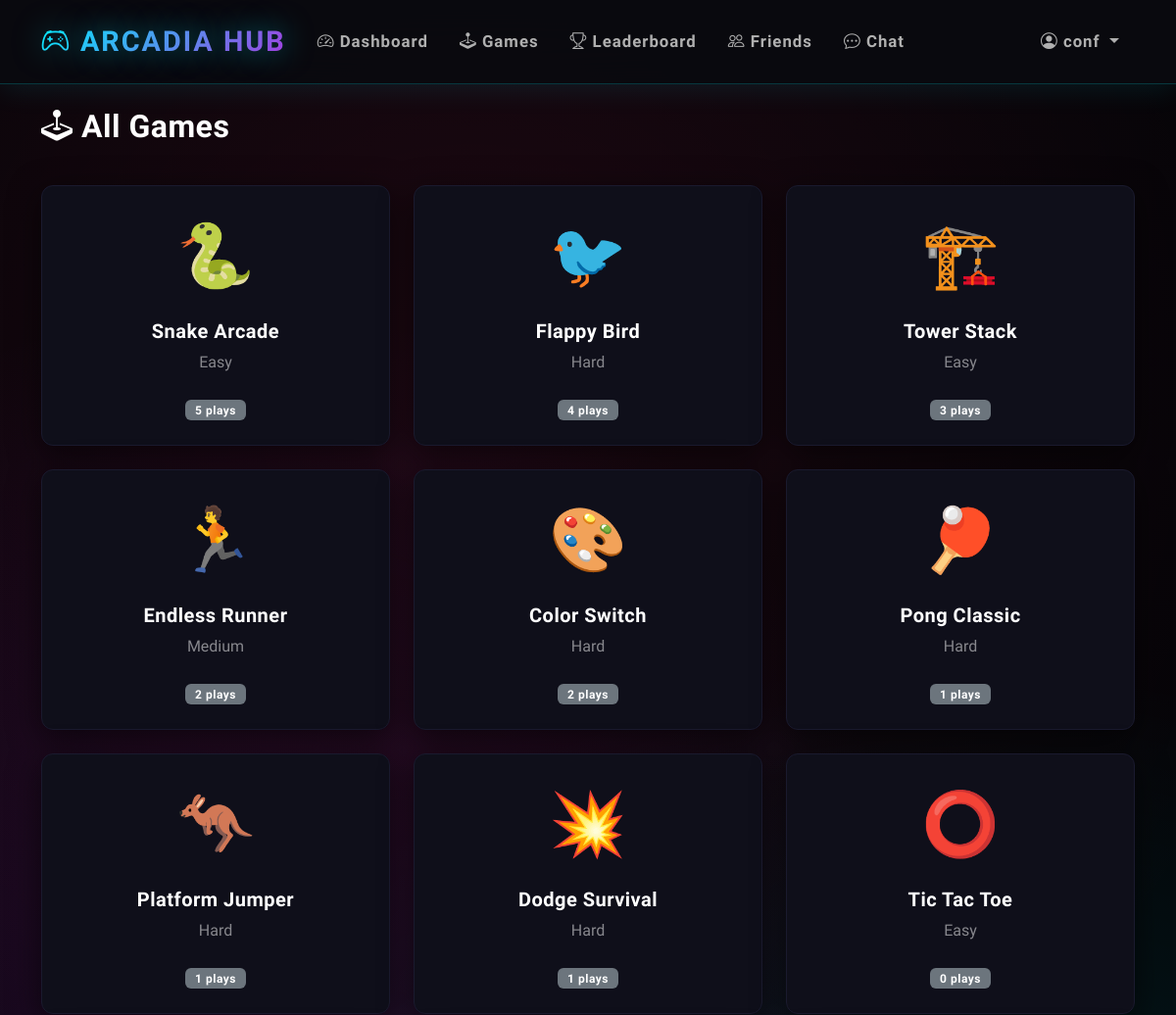
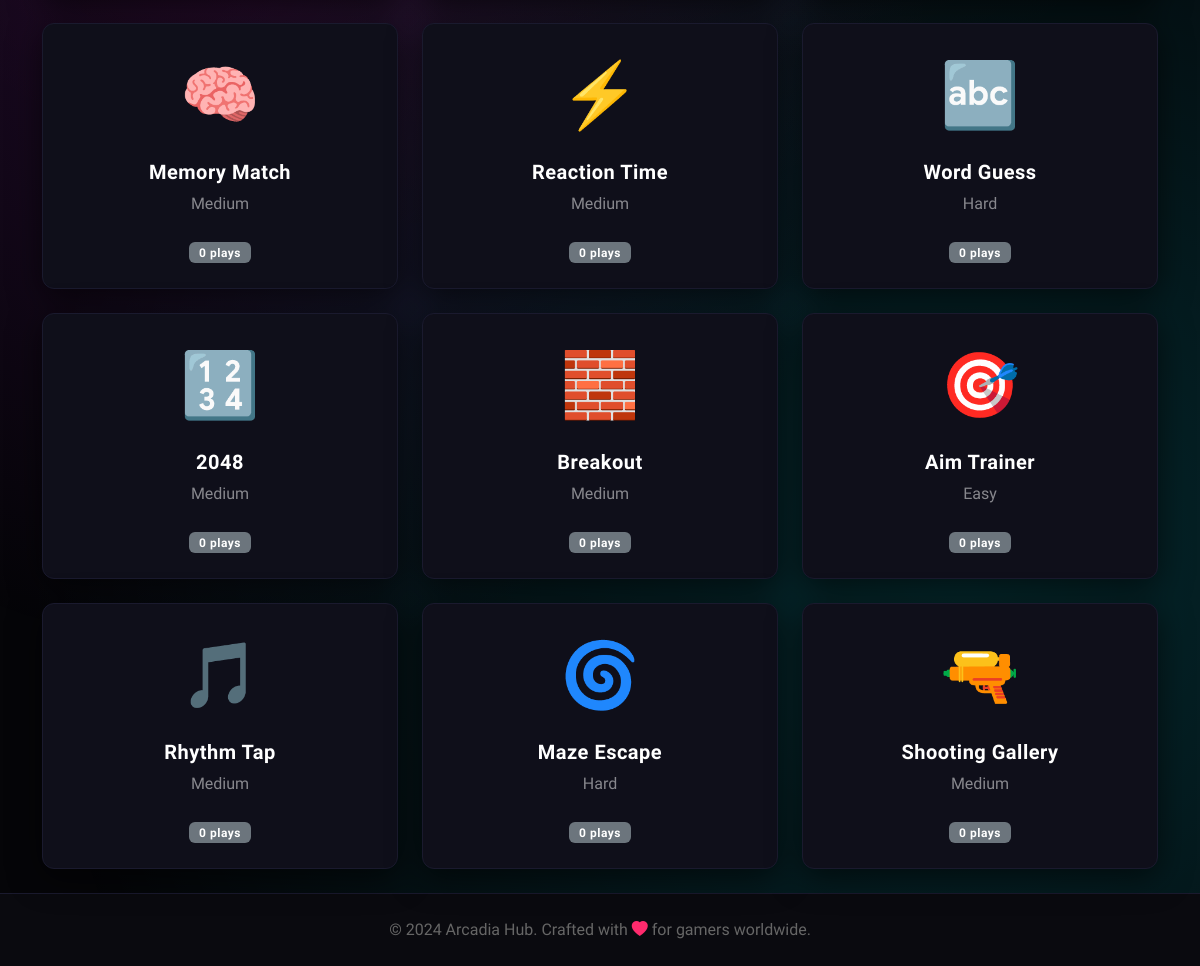
The app's page /games (signed in) with its own data (2 pictures, top to bottom).
### models/models.py (models this page shows)
class Game(db.Model):
    __tablename__ = 'games'
    game_id = db.Column(db.Integer, primary_key=True, autoincrement=True)
    game_key = db.Column(db.String(50), unique=True, nullable=False, index=True)
    name = db.Column(db.String(100), nullable=False)
    category = db.Column(db.String(50))
    difficulty = db.Column(db.String(20))
    play_count = db.Column(db.Integer, default=0)
    icon = db.Column(db.String(10))
    color = db.Column(db.String(20))
    scores = db.relationship('Score', backref='game', lazy='dynamic', cascade='all, delete-orphan')

### routes/main_routes.py (the view)
@main_bp.route('/games')
@login_required
def games():
    try:
        all_games = get_all_games()
        logger.info(f"Loading games page with {len(all_games)} games")
        return render_template('games.html', games=all_games)
    except Exception as e:
        logger.error(f"Games page error: {e}", exc_info=True)
        flash(f'Error loading games: {str(e)}', 'danger')
        return redirect(url_for('main.dashboard'))

### services/game_service.py (called while the page is built)
def get_all_games():
    try:
        games = Game.query.order_by(Game.play_count.desc()).all()
        return games
    except Exception as e:
        logger.error(f"Error fetching games: {e}")
        return []

### utils/helpers.py (called while the page is built)
def login_required(f):
    @wraps(f)
    def decorated_function(*args, **kwargs):
        if 'user_id' not in session:
            flash('Please log in to access this page', 'warning')
            return redirect(url_for('auth.login'))
        return f(*args, **kwargs)
    return decorated_function

### templates/games.html (shortened to what this page needs)
{% extends "base.html" %}
{% block content %}
<div class="row mb-4">
    <div class="col-md-12">
        <h2 class="text-white mb-3"><i class="bi bi-joystick"></i> All Games</h2>
    </div>
</div>
<div class="row g-4">
    {% for game in games %}
    <div class="col-md-4 col-sm-6">
        <a href="{{ url_for('main.play_game', game_key=game.game_key) }}"
           class="text-decoration-none">
            <div class="card game-card h-100 p-4 text-center">
                <div style="font-size: 4rem;" class="mb-3">{{ game.icon }}</div>
                <h5 class="text-white mb-2">{{ game.name }}</h5>
                <p class="text-white-50 mb-2">{{ game.difficulty }}</p>
                <div class="mt-3">
                    <span class="badge bg-secondary">{{ game.play_count }} plays</span>
                </div>
            </div>
        </a>
    </div>
    {% endfor %}
</div>
{% endblock %}

### templates/base.html (style rules this page uses)
* { margin: 0; padding: 0; box-sizing: border-box; }
:root { --neon-blue: #00f3ff; --neon-purple: #b829dd; --neon-pink: #ff2a6d; --neon-green: #05ffa1; --dark-bg: #0a0a0f; --darker-bg: #050508; --card-bg: #0f0f1a; --card-border: #1a1a2e; }
body { min-height: 100vh; background: var(--darker-bg); font-family: 'Rajdhani', sans-serif; color: #e0e0e0; overflow-x: hidden; }
body::before { content: ''; position: fixed; top: 0; left: 0; width: 100%; height: 100%; background: radial-gradient(circle at 20% 50%, rgba(184, 41, 221, 0.15) 0%, transparent 50%), radial-gradient(circle at 80% 80%, rgba(0, 243, 255, 0.15) 0%, transparent 50%), radial-gradient(circle at 40% 20%, rgba(255, 42, 109, 0.1) 0%, transparent 50%); pointer-events: none; z-index: -1; }
.card { background: var(--card-bg) !important; border: 1px solid var(--card-border) !important; border-radius: 12px; box-shadow: 0 8px 32px rgba(0, 0, 0, 0.6); transition: all 0.3s ease; position: relative; overflow: hidden; }
.card::before { content: ''; position: absolute; top: 0; left: 0; right: 0; height: 2px; background: linear-gradient(90deg, transparent, var(--neon-blue), var(--neon-purple), transparent); opacity: 0; transition: opacity 0.3s ease; }
.game-card { transition: all 0.4s cubic-bezier(0.175, 0.885, 0.32, 1.275); cursor: pointer; position: relative; }
.game-card::after { content: ''; position: absolute; inset: 0; border-radius: 12px; padding: 2px; background: linear-gradient(135deg, var(--neon-blue), var(--neon-purple)); -webkit-mask: linear-gradient(#fff 0 0) content-box, linear-gradient(#fff 0 0); -webkit-mask-composite: xor; mask-composite: exclude; opacity: 0; transition: opacity 0.3s ease; }
.badge { font-weight: 600; letter-spacing: 0.5px; padding: 0.4em 0.8em; }
h1, h2, h3, h4, h5, h6 { font-family: 'Rajdhani', sans-serif; font-weight: 700; letter-spacing: 0.5px; }

### records on screen
Game: icon "🐍", name "Snake Arcade", difficulty "Easy", play_count "5"
Game: icon "🐦", name "Flappy Bird", difficulty "Hard", play_count "4"
Game: icon "🏗️", name "Tower Stack", difficulty "Easy", play_count "3"
Game: icon "🏃", name "Endless Runner", difficulty "Medium", play_count "2"
Game: icon "🎨", name "Color Switch", difficulty "Hard", play_count "2"
Game: icon "🏓", name "Pong Classic", difficulty "Hard", play_count "1"
Game: icon "🦘", name "Platform Jumper", difficulty "Hard", play_count "1"
Game: icon "💥", name "Dodge Survival", difficulty "Hard", play_count "1"
Game: icon "⭕", name "Tic Tac Toe", difficulty "Easy", play_count "0"
Game: icon "🧠", name "Memory Match", difficulty "Medium", play_count "0"
Game: icon "⚡", name "Reaction Time", difficulty "Medium", play_count "0"
Game: icon "🔤", name "Word Guess", difficulty "Hard", play_count "0"
Game: icon "🔢", name "2048", difficulty "Medium", play_count "0"
Game: icon "🧱", name "Breakout", difficulty "Medium", play_count "0"
Game: icon "🎯", name "Aim Trainer", difficulty "Easy", play_count "0"
Game: icon "🎵", name "Rhythm Tap", difficulty "Medium", play_count "0"
Game: icon "🌀", name "Maze Escape", difficulty "Hard", play_count "0"
Game: icon "🔫", name "Shooting Gallery", difficulty "Medium", play_count "0"

### other values on screen
{{ session.username }} "conf"
